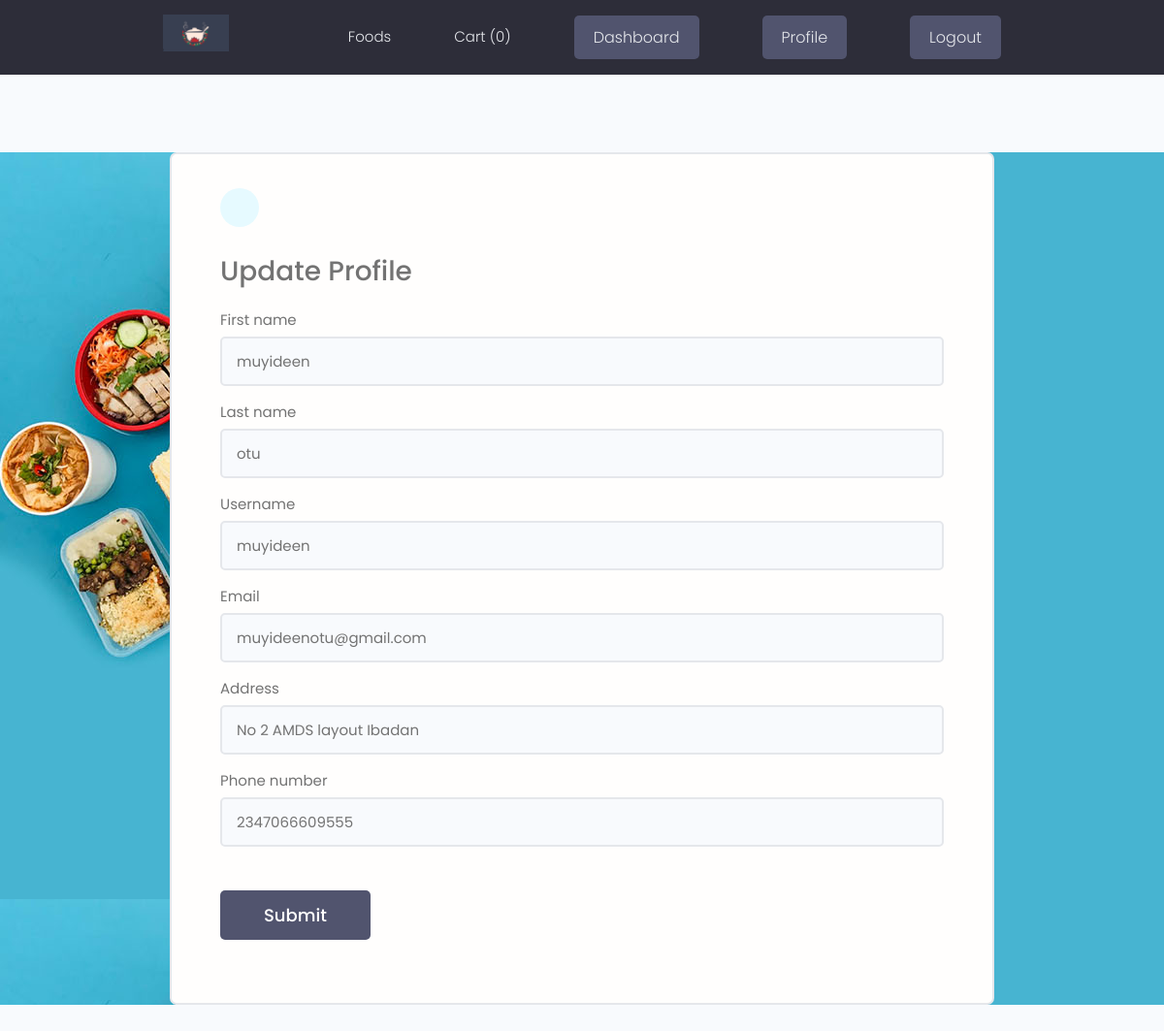
The page /account/update_profile/ (signed in) on the database its author committed.
### accounts/models.py (models this page shows)
class CustomUser(AbstractUser):
    first_name = models.CharField(max_length=200)
    last_name = models.CharField(max_length=200)
    username = models.CharField(max_length=200, unique=True)
    email = models.EmailField()
    address = models.CharField(max_length=200, blank=True, null=True)
    phone_number = models.CharField(max_length=200, null=True, blank=True)

### accounts/views.py (the view, shortened to what this page needs)
# urls.py: path('update_profile/',views.CustomerDetailsUpdateView.as_view(), name='update_profile'),
class CustomerDetailsUpdateView(LoginRequiredMixin, generic.UpdateView):
    model = CustomUser
    form_class = CustomerUpdateForm
    template_name = 'orders/update_profile.html'
    success_url = reverse_lazy('profile')
    def get_object(self):
        return self.request.user

### accounts/forms.py (shortened to what this page needs)
class CustomerUpdateForm(forms.ModelForm):
    class Meta:
        model = CustomUser
        fields = ('first_name', 'last_name', 'username', 'email', 'address', 'phone_number')
    def __init__(self, *args, **kwargs):
        super(CustomerUpdateForm, self).__init__(*args, **kwargs)
        for name, field in self.fields.items():
            field.widget.attrs.update({'class': 'input'})

### Orders/context_processors.py (called while the page is built)
def food_cart_items_count(request):
    cart_total = 0
    if request.user.is_authenticated:
        selected_cart = FoodCart.objects.filter(user=request.user.customer, is_checked_out=False).first()
        if selected_cart is not None:
            cart_total = selected_cart.ordered_food.count()
    else:
        session_id = request.session.session_key
        selected_cart = FoodCart.objects.filter(session_id=session_id, is_checked_out=False).first()
        if selected_cart is not None:
            cart_total = selected_cart.ordered_food.count()
    return {"cart_total": cart_total}

### Orders/templates/orders/update_profile.html (shortened to what this page needs)
{% extends 'main.html' %}
{% load static %}
{% block content %}
<body>
    <main class="formPage my-xl" style="background-image: url('{% static 'images/bg.jpg' %}'); ">
        <div class="content-box">
            <div class="formWrapper">
                <a class="backButton" href="#"></a>
                <br>
                    <h4> Update Profile </h4>
                <form class="form" method="POST">
                  {% for field in form %}
                    <div class="form__field">
                        <label for="formInput#text">{{field.label}} </label>
                        {{field}}
                    </div>
                  {% endfor %}
                    <input class="btn btn--sub btn--lg  my-md" type="submit" value="Submit" />
                </form>
            </div>
        </div>
    </main>
</body>
{% endblock %}

### static/styles/app.css (style rules this page uses)
:root { --color-sub: #2d2d39; }
.btn--sub { background-color: var(--color-sub-light); }
.content-box { width: 95%; max-width: 85rem; margin: 0 auto; }
.backButton { background: var(--color-main-light); color: var(--color-main); width: 4rem; height: 4rem; display: flex; align-items: center; justify-content: center; border-radius: 50%; }
.formPage .formWrapper { list-style: none; background: var(--color-white); padding: 3.5rem 5rem; border: 2px solid var(--color-light); border-radius: 0.7rem; }

### static/uikit/styles/modules/_variables.css (style rules this page uses)
:root { --color-main: #5aa5b9; --color-main-light: #e6faff; --color-sub: #3f4156; --color-sub-light: #51546e; --color-sub-lighter: #ededfd; --color-text: #737373; --color-gray: #8b8b8b; --color-light: #e5e7eb; --color-light-gray: #767676; --color-bg: #f8fafd; --color-white: #fffefd; --color-white-light: #f3f3f3; --color-success: #359e64; --color-success-bg: #def8e8; --color-error: #fc4b0b; --color-error-bg: #fff2ee; --font-base: 'Poppins', arial, helvetica, 'Segoe UI', roboto, ubuntu, sans-serif; --font-monospace: 'Fira Code', 'Courier New', courier, monospace; --font-regular: 300; --font-medium: 500; --font-bold: 700; --generic-shadow: 1px 1px 5px #00000010; --generic-transition: all 0.3s ease-in-out; }

### static/uikit/styles/modules/_base.css (style rules this page uses)
* { margin: 0; padding: 0; box-sizing: border-box; text-rendering: optimizeLegibility; color: inherit; font-size: inherit; }
html { font-size: 50%; }
@media only screen and (min-width: 480px) { html { font-size: 56.25%; } }
@media only screen and (min-width: 1200px) { html { font-size: 62.5%; } }
body { line-height: 1.6; font-weight: 400; font-size: 1.5rem; color: var(--color-text); background-color: var(--color-bg); min-height: 100vh; }

### static/uikit/styles/modules/_typography.css (style rules this page uses)
* { font-family: var(--font-base); }
h4 { font-size: 2.8rem; font-weight: var(--font-medium); }
a { padding-bottom: 2px; text-decoration: none; display: inline-block; color: var(--color-main); font-weight: var(--font-medium); }

### static/uikit/styles/modules/_utilities.css (style rules this page uses)
.my-md { margin: 3rem auto; }
.my-xl { margin: 8rem auto; }

### static/uikit/styles/modules/_button.css (style rules this page uses)
.btn { display: inline-block; position: relative; cursor: pointer; background-color: var(--color-light); font-weight: var(--font-medium); color: var(--color-sub); text-decoration: none; padding: 1rem 2rem; border-radius: 0.5rem; border: none; width: -webkit-fit-content; width: -moz-fit-content; width: fit-content; height: -webkit-fit-content; height: -moz-fit-content; height: fit-content; font-size: 1.6rem; outline-width: 0; outline-color: transparent; -webkit-backface-visibility: hidden; backface-visibility: hidden; transition: all 0.3s ease-in-out; }
.btn--sub { background-color: var(--color-sub); color: var(--color-white); }
.btn--lg { font-size: 1.8rem; padding: 1.2rem 4.5rem; }

### static/uikit/styles/modules/_form.css (style rules this page uses)
.form { display: block; }
.form__field { margin-top: 1.5rem; margin-bottom: 1.5rem; }
.form__label, .form__field > label { display: block; margin-bottom: 0.5rem; color: var(--color-text); }
input.input[type='text'], input.input[type='email'], input.input[type='password'], input.input[type='number'], textarea.input { min-width: 24rem; width: 100%; padding: 1.2rem 1.5rem; border-radius: 0.5rem; border: 2px solid var(--color-light); transition: all 0.3s ease-in-out; background-color: var(--color-bg); }

### rows shown on the page
CustomUser: form "muyideen" "otu" "muyideen" "muyideenotu@gmail.com" "No 2 AMDS layout Ibadan" "2347066609555"

### other values the page prints
{{ cart_total }} "0"
{{ field.label }} "First name" "Last name" "Username" "Email" "Address" "Phone number"
